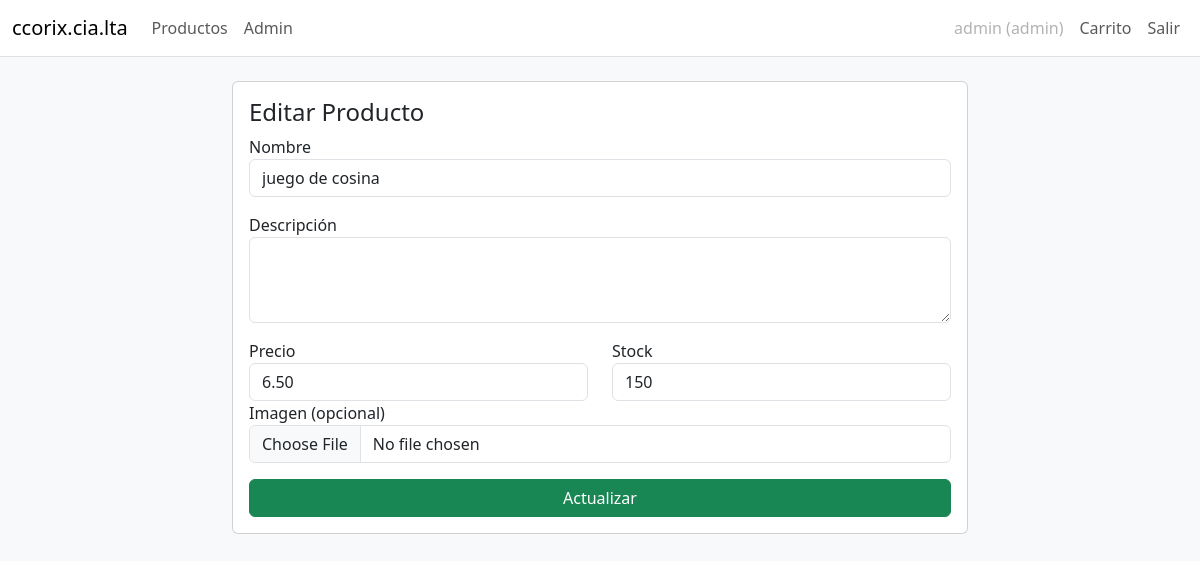
Screenshot of /admin/product/2/edit (signed in) with the database file from the repository.
### tables this page shows
CREATE TABLE products (
        id INTEGER PRIMARY KEY AUTOINCREMENT,
        name TEXT,
        description TEXT,
        price REAL,
        stock INTEGER,
        image TEXT,
        created_at TEXT
    );

### app.py (the view, shortened to what this page needs)
@app.route('/admin/product/<int:pid>/edit', methods=['GET','POST'])
@login_required
@role_required(['admin','manager'])
def admin_edit_product(pid):
    conn = get_db(); cur = conn.cursor(); cur.execute('SELECT * FROM products WHERE id = ?', (pid,)); product = cur.fetchone()
    if not product: conn.close(); abort(404)
    form = ProductForm(data=product)
    conn.close(); return render_template('products/form.html', form=form, product=product)

### app.py
class ProductForm(FlaskForm):
    name = StringField('Nombre', validators=[DataRequired(), Length(max=150)])
    description = TextAreaField('Descripción')
    price = DecimalField('Precio', validators=[DataRequired(), NumberRange(min=0)])
    stock = IntegerField('Stock', validators=[DataRequired(), NumberRange(min=0)])
    submit = SubmitField('Guardar')

### app.py (called while the page is built)
def get_db():
    conn = sqlite3.connect(DB_PATH)
    conn.row_factory = sqlite3.Row
    return conn

def login_required(f):
    @wraps(f)
    def decorated(*args, **kwargs):
        if 'user_id' not in session:
            flash('Necesitas iniciar sesión.', 'warning')
            return redirect(url_for('login'))
        return f(*args, **kwargs)
    return decorated

def role_required(roles):
    def decorator(f):
        @wraps(f)
        def decorated(*args, **kwargs):
            if 'role' not in session or session.get('role') not in roles:
                flash('No tienes permiso para acceder a esta página.', 'danger')
                return redirect(url_for('index'))
            return f(*args, **kwargs)
        return decorated
    return decorator

### templates/products/form.html
{% extends 'base.html' %}
{% block content %}
<div class="row justify-content-center">
  <div class="col-md-8">
    <div class="card p-3">
      <h4>{% if product %}Editar{% else %}Nuevo{% endif %} Producto</h4>
      <form method="post" enctype="multipart/form-data">{{ form.hidden_tag() }}
        <div class="mb-3">{{ form.name.label }}{{ form.name(class_='form-control') }}</div>
        <div class="mb-3">{{ form.description.label }}{{ form.description(class_='form-control', rows=3) }}</div>
        <div class="row">
          <div class="col">{{ form.price.label }}{{ form.price(class_='form-control') }}</div>
          <div class="col">{{ form.stock.label }}{{ form.stock(class_='form-control') }}</div>
        </div>
        <div class="mb-3"><label>Imagen (opcional)</label><input type="file" name="image" class="form-control"></div>
        <div class="d-grid"><button class="btn btn-success">{{ 'Actualizar' if product else 'Crear' }}</button></div>
      </form>
    </div>
  </div>
</div>
{% endblock %}

### static/css/style.css (style rules this page uses)
body { padding-bottom:40px }
.card { margin-bottom:15px }

### rows the page displays
products: name "juego de cosina", price "6.50", stock "150"

### other values shown
{{ session.get('username') }} "admin"
{{ session.get('role') }} "admin"
{{ 'Actualizar' if product else 'Crear' }} "Actualizar"
